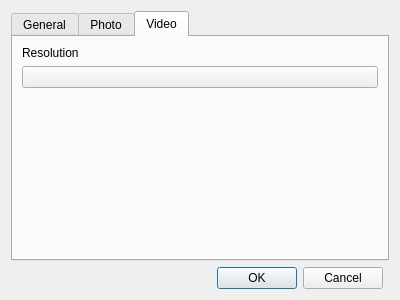
<?xml version="1.0" encoding="UTF-8"?>
<ui version="4.0">
 <class>settings</class>
 <widget class="QDialog" name="settings">
  <property name="geometry">
   <rect>
    <x>0</x>
    <y>0</y>
    <width>400</width>
    <height>300</height>
   </rect>
  </property>
  <property name="windowTitle">
   <string>settings</string>
  </property>
  <layout class="QGridLayout" name="gridLayout_2">
   <item row="1" column="0">
    <widget class="QDialogButtonBox" name="buttonBox">
     <property name="standardButtons">
      <set>QDialogButtonBox::Cancel|QDialogButtonBox::Ok</set>
     </property>
    </widget>
   </item>
   <item row="0" column="0" colspan="2">
    <widget class="QTabWidget" name="tabWidget">
     <property name="currentIndex">
      <number>2</number>
     </property>
     <widget class="QWidget" name="tabGen">
      <attribute name="title">
       <string>General</string>
      </attribute>
      <layout class="QGridLayout" name="gridLayout_3">
       <item row="1" column="1">
        <widget class="QToolButton" name="toolButtonSavePath">
         <property name="text">
          <string>...</string>
         </property>
        </widget>
       </item>
       <item row="1" column="0">
        <widget class="QLineEdit" name="lineEditSavePath"/>
       </item>
       <item row="0" column="0">
        <widget class="QLabel" name="label_2">
         <property name="text">
          <string>Save Path</string>
         </property>
        </widget>
       </item>
       <item row="2" column="0">
        <spacer name="verticalSpacer_2">
         <property name="orientation">
          <enum>Qt::Vertical</enum>
         </property>
         <property name="sizeHint" stdset="0">
          <size>
           <width>20</width>
           <height>40</height>
          </size>
         </property>
        </spacer>
       </item>
      </layout>
     </widget>
     <widget class="QWidget" name="tabPhoto">
      <attribute name="title">
       <string>Photo</string>
      </attribute>
      <layout class="QGridLayout" name="gridLayout">
       <item row="3" column="0">
        <widget class="QComboBox" name="comboBoxFormat"/>
       </item>
       <item row="1" column="0">
        <widget class="QComboBox" name="comboBoxResolution"/>
       </item>
       <item row="0" column="0">
        <widget class="QLabel" name="labImagerResolution">
         <property name="text">
          <string>Resolution</string>
         </property>
        </widget>
       </item>
       <item row="2" column="0">
        <widget class="QLabel" name="labImageFormat">
         <property name="text">
          <string>Image Format</string>
         </property>
        </widget>
       </item>
       <item row="4" column="0">
        <spacer name="verticalSpacer">
         <property name="orientation">
          <enum>Qt::Vertical</enum>
         </property>
         <property name="sizeHint" stdset="0">
          <size>
           <width>20</width>
           <height>40</height>
          </size>
         </property>
        </spacer>
       </item>
      </layout>
     </widget>
     <widget class="QWidget" name="tabVideo">
      <attribute name="title">
       <string>Video</string>
      </attribute>
      <layout class="QGridLayout" name="gridLayout_4">
       <item row="2" column="0">
        <spacer name="verticalSpacer_3">
         <property name="orientation">
          <enum>Qt::Vertical</enum>
         </property>
         <property name="sizeHint" stdset="0">
          <size>
           <width>20</width>
           <height>141</height>
          </size>
         </property>
        </spacer>
       </item>
       <item row="0" column="0">
        <widget class="QLabel" name="label">
         <property name="text">
          <string>Resolution</string>
         </property>
        </widget>
       </item>
       <item row="1" column="0">
        <widget class="QPushButton" name="pushButton">
         <property name="text">
          <string/>
         </property>
        </widget>
       </item>
      </layout>
     </widget>
    </widget>
   </item>
  </layout>
 </widget>
 <resources/>
 <connections>
  <connection>
   <sender>buttonBox</sender>
   <signal>rejected()</signal>
   <receiver>settings</receiver>
   <slot>reject()</slot>
   <hints>
    <hint type="sourcelabel">
     <x>199</x>
     <y>149</y>
    </hint>
    <hint type="destinationlabel">
     <x>199</x>
     <y>149</y>
    </hint>
   </hints>
  </connection>
  <connection>
   <sender>buttonBox</sender>
   <signal>accepted()</signal>
   <receiver>settings</receiver>
   <slot>accept()</slot>
   <hints>
    <hint type="sourcelabel">
     <x>199</x>
     <y>149</y>
    </hint>
    <hint type="destinationlabel">
     <x>199</x>
     <y>149</y>
    </hint>
   </hints>
  </connection>
 </connections>
</ui>
